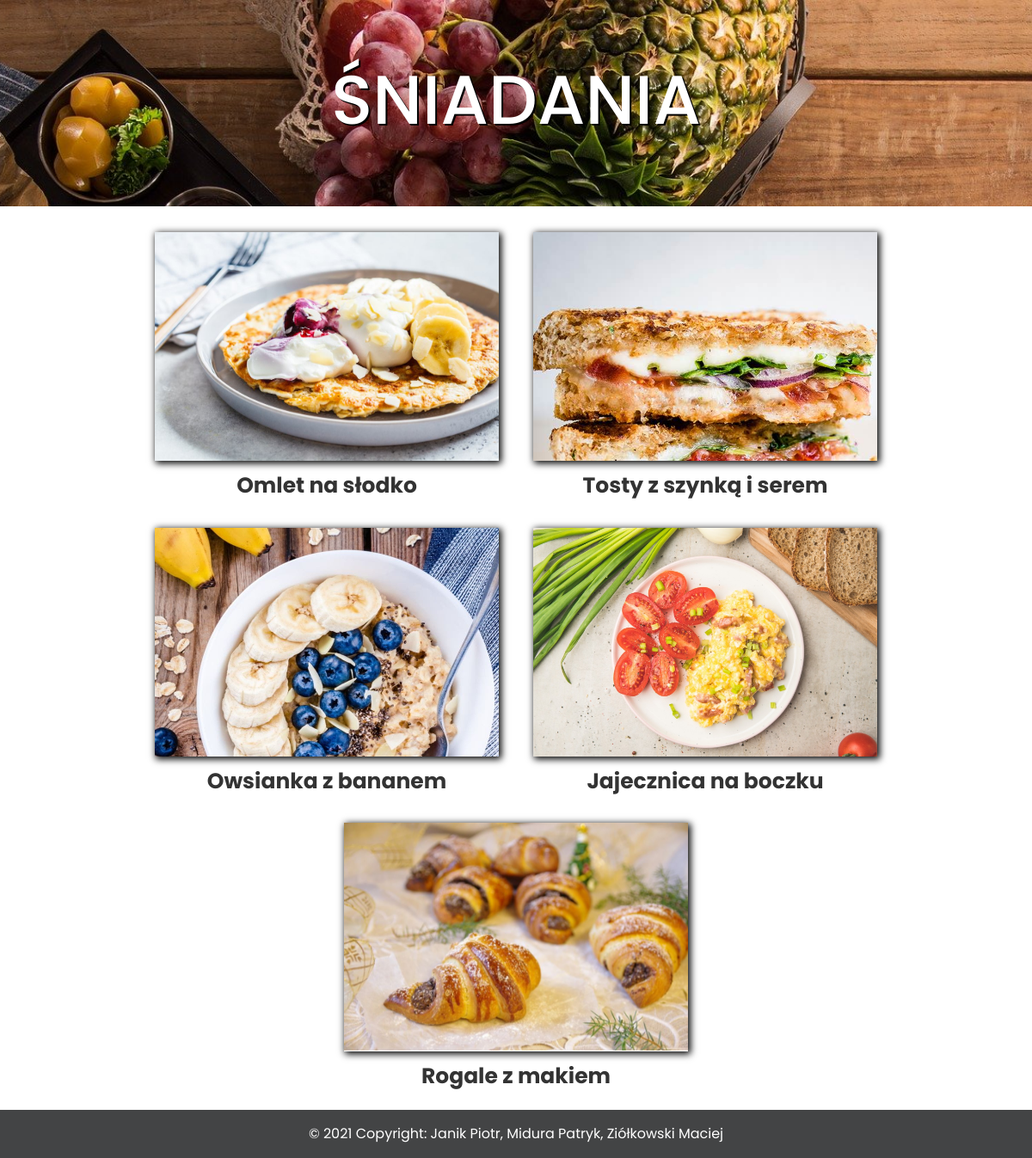
The app's page /breakfast.php (signed in) with its own data.
### tables this page shows
CREATE TABLE `recipes` (
  `recipe_ID` int(3) NOT NULL,
  `category_ID` int(2) NOT NULL,
  `user_ID` int(5) NOT NULL,
  `title` varchar(25) NOT NULL,
  `ingredients` longtext NOT NULL,
  `description` longtext NOT NULL,
  `picture` varchar(255) NOT NULL,
  `creation_date` datetime(6) NOT NULL DEFAULT current_timestamp(6) ON UPDATE current_timestamp(6)
);

### breakfast.php (the view, shortened to what this page needs)
<!DOCTYPE HTML>
<html lang="pl">
  <head>
    <link rel="stylesheet" href="css/bootstrap.min.css">
    <link rel="stylesheet" href="css/custom_login.css">
    <link rel="stylesheet" href="css/custom_recipes.css">
    <link rel="stylesheet" href="https://maxcdn.bootstrapcdn.com/font-awesome/4.7.0/css/font-awesome.min.css">
  </head>
  <body>
    <div class="header2">
      <div class="flex-overlay3">
        <h1>ŚNIADANIA</h1>
      </div>
    </div>
    <div class="recipes">
      <ul id='mgal_show' class='mgal'>
        <?php
          include 'config.php';
          $sql = "SELECT * FROM recipes WHERE category_ID = '1'";
          $result = mysqli_query($conn, $sql);
          if(mysqli_num_rows($result) > 0) {
            while($row = mysqli_fetch_assoc($result)) {
              echo "<li>";
              echo "<div class='container'>";
              echo "<a href='recipe.php?id=",$row['recipe_ID'],"' style='text-decoration: none'>";
              echo "<img class='image' src='users_img/",$row['picture'],"'></a>";
              echo "</div>";
              echo "<span class='title'>";
              echo $row['title'];
              echo "</span>";
              echo "</li>";
            }
          }
        ?>
      </ul>
    </div>
    <footer class="bg-dark text-center text-white">
      <div class="text-center p-3">
        © 2021 Copyright: Janik Piotr, Midura Patryk, Ziółkowski Maciej
      </div>
    </footer>
  </body>
</html>

### css/custom_login.css (style rules this page uses)
body { margin: 0 auto; font-family: 'Poppins', sans-serif; }
.container { padding-left: 0px !important; padding-right: 0px !important; margin-left: auto !important; margin-right: auto !important; width: 400px !important; }
.mgal { list-style-type: none; margin: 0 auto ; text-align: center; padding-left: 0px; vertical-align: middle; }
.recipes { width: 97%; height: 30%; text-align: center; margin: auto; padding: 10px; }
.title { color:black; font-size: 25px; position: relative; top: 10px; font-weight: bold; opacity: 80%; }
@media (min-width: 451px) { .mgal li { width: 400px; display: inline-block; margin: 20px 20px 20px 20px; } }
.recipes .container { height: 266px; }
.container { position: relative; width: 100% !important; overflow: hidden; box-shadow: 2px 2px 8px 1px black; }
.image { opacity: 1; display: block; width: 100%; height: auto; transition: .5s ease; backface-visibility: hidden; }
.bg-dark { background-color: #434445 !important; }

### css/custom_recipes.css (style rules this page uses)
.header2 { height: 30vh; width: 100%; background: url("../img/bg4.jpg") center fixed; background-size: cover; }
.header2 .flex-overlay3 { height: 100%; width: 100%; display: flex; justify-content: center; align-items: center; color: white; }
.header2 .flex-overlay3 h1 { text-align: center; text-shadow: 2px 2px black; font-size: 80px; }

### records on screen
recipes: picture (picture), title "Omlet na słodko"
recipes: picture (picture), title "Tosty z szynką i serem"
recipes: picture (picture), title "Owsianka z bananem"
recipes: picture (picture), title "Jajecznica na boczku"
recipes: picture (picture), title "Rogale z makiem"
